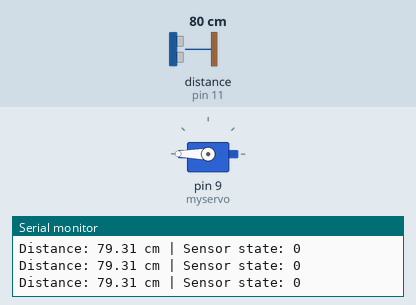
Recording of a sketch running on a simulated Arduino Uno, built with avr-gcc and run on an emulated ATmega328P. Shown: servo, the last lines printed to the serial monitor. Wiring (inferred from the names in the program): ultrasonic range finder: trigger pin 10; echo pin 11. The inputs (shaded band) are chosen by the test bench; at power-on: distance to the obstacle (sensor on pin 11) 80 cm. The echo pulse lasts 58.3 µs per cm.

Above: at 1.2 s.
1.3 s: distance to the obstacle (sensor on pin 11) set to 12 cm
2.8 s: distance to the obstacle (sensor on pin 11) set to 9 cm
At 3.1 s:
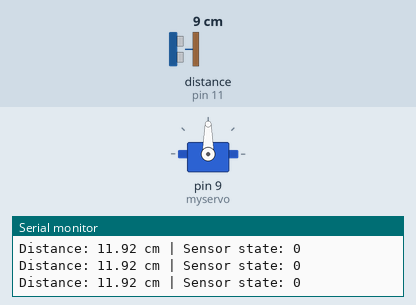
5.8 s: distance to the obstacle (sensor on pin 11) set to 60 cm
At 6.8 s:
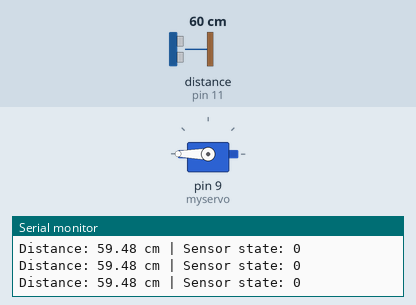
7.4 s: distance to the obstacle (sensor on pin 11) set to 2 cm
At 8.0 s:
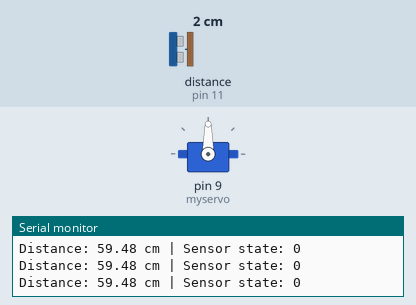
Timing chart, 0 to 11.4 s (numbered marks = the images above; inputs shaded):
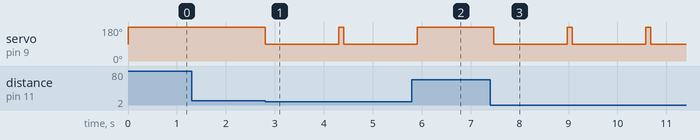

The sketch:

RilakGrujic.ino
```cpp
#define TRIG_PIN 10
#define ECHO_PIN 11
#include <Servo.h>

int sensorState = 0;
float threshold = 10;
Servo myservo;  // create Servo object to control a servo

int potpin = A0;  // analog pin used to connect the potentiometer
int val;    // variable to read the value from the analog pin

void setup() {
  myservo.attach(9);  // attaches the servo on pin 9 to the Servo object
  Serial.begin(9600);
  pinMode(TRIG_PIN, OUTPUT);
  pinMode(ECHO_PIN, INPUT);
}

float readDistance(){
  digitalWrite(TRIG_PIN, LOW);
  delayMicroseconds(2);

  digitalWrite(TRIG_PIN, HIGH);
  delayMicroseconds(10);

  digitalWrite(TRIG_PIN, LOW);

  long duration = pulseIn(ECHO_PIN,HIGH);
  float distance = duration * 0.034 / 2;
  return distance;


}

void loop() {
  float distance = readDistance();

  if(distance > 0 && distance <= threshold){
    sensorState = 1;
    myservo.write(90);                  // sets the servo position according to the scaled value
    delay(1500);
  }

  sensorState=0;
  Serial.print("Distance: ");
  Serial.print(distance);
  Serial.print(" cm | Sensor state: ");
  Serial.println(sensorState);

  myservo.write(180);
  delay(100);
}
```

Measured:
- the behaviour switches between 11 and 10 cm on distance to the obstacle (sensor on pin 11) (found by bisection; images 0 and 1)
- after the input at 2.8 s, servo on pin 9 (myservo): 180° → 90° at once, → 180° 1.5 s later, → 90° 0.10 s later
- after the input at 5.8 s, servo on pin 9 (myservo): goes on until 5.9 s, then stays 180°
- after the input at 7.4 s, servo on pin 9 (myservo): alternates 180° for 0.10 s and 90° for 1.5 s, starting after 0.07 s
